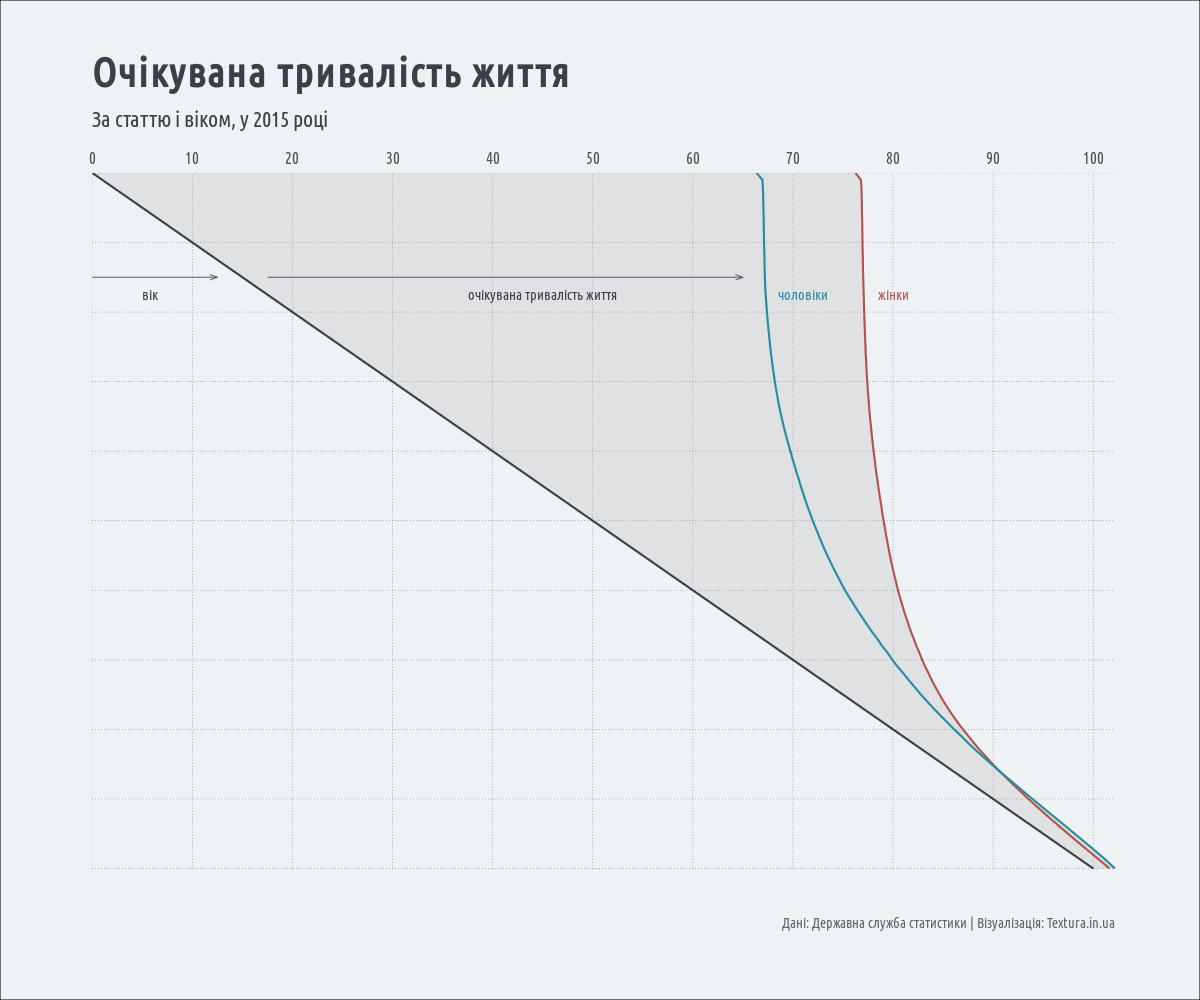

Here is the R script that generated this plot:
library(ggplot2)
library(tidyr)
library(dplyr)


df <- read.csv("~/R/10 life expectancy/lifeexpectancy.csv", stringsAsFactors = F)

df = df %>% 
  select(-total) %>% 
  gather(sex, expectancy, -age)

df_ribbon = df %>% 
  group_by(age) %>% 
  summarise(expectancy = max(expectancy))

segments = data.frame(x = 15, 
                      y = c(0, 17.5), 
                      xend = 15, 
                      yend = c(12.5, 65))

annotation = data.frame(x = 17.5, 
                        y = c(5, 37.5), 
                        label = c('вік', 'очікувана тривалість життя'))

legend = data.frame(x = 17.5, y = c(68.5, 78.5), 
                    sex = c('male', 'female'), 
                    label = c('чоловіки', 'жінки'))

png(filename = 'expectancy.png', width = 1200, height = 1000)
ggplot(df)+
  geom_ribbon(data = df_ribbon, aes(x = age, ymin = age, ymax = age + expectancy), 
              alpha = 0.25, fill = '#B0B1AC')+
  geom_line(aes(x = age, y = age), size = 1, color = '#3A3F4A')+
  geom_segment(data = segments, aes(x = x, y = y, xend = xend, yend = yend), 
               size = 0.5, color = '#5D646F',
               arrow = arrow(angle = 20, length = unit(0.55, 'lines')))+
  geom_line(aes(x = age, y = age+expectancy, group = sex, color = sex), 
            size = 1, show.legend = F)+
  geom_text(data = annotation, aes(x = x, y = y, label = label, family = 'Ubuntu Condensed'), 
            color = '#3A3F4A', hjust = 0, size = 5)+
  geom_text(data = legend, aes(x = x, y = y, label = label, 
                               color = sex, family = 'Ubuntu Condensed'),
            hjust = 0, size = 5, show.legend = F)+
  theme_minimal(base_family = 'Ubuntu Condensed')+
  scale_x_reverse(expand = c(0, 0), breaks = seq(0, 100, 10))+
  scale_y_continuous(expand = c(0, 0), breaks = seq(0, 100, 10), position = 'top')+
  scale_color_manual(values = c('#B2534F', '#268CA0'))+
  coord_flip()+
  labs(title = 'Очікувана тривалість життя',
       subtitle = 'За статтю і віком, у 2015 році',
       caption = 'Дані: Державна служба статистики | Візуалізація: Textura.in.ua')+
  theme(
    text = element_text(color = '#3A3F4A'), 
    axis.title = element_blank(),
    axis.text = element_text(size = 16),
    axis.text.y = element_blank(),
    axis.ticks.length = unit(0.5, 'lines'),
    panel.grid.major = element_line(linetype = "dotted", size = 0.3, color = '#5D646F'),
    panel.spacing.x = unit(5, 'lines'),
    panel.grid.minor = element_blank(),
    legend.position = 'top',
    legend.title = element_text(hjust = 0.5),
    legend.margin = margin(b = -10, t = 0),
    strip.text = element_text(size = 16),
    plot.title = element_text(face = "bold", size = 40, margin = margin(b = 20)),
    plot.subtitle = element_text(size = 22, margin = margin(b = 20)),
    plot.caption = element_text(size = 14, margin = margin(b = 10, t = 50), color = "#5D646F"),
    plot.background = element_rect(fill = "#EFF2F4"),
    plot.margin = unit(c(2, 3, 2, 3), "cm")
  )
dev.off()